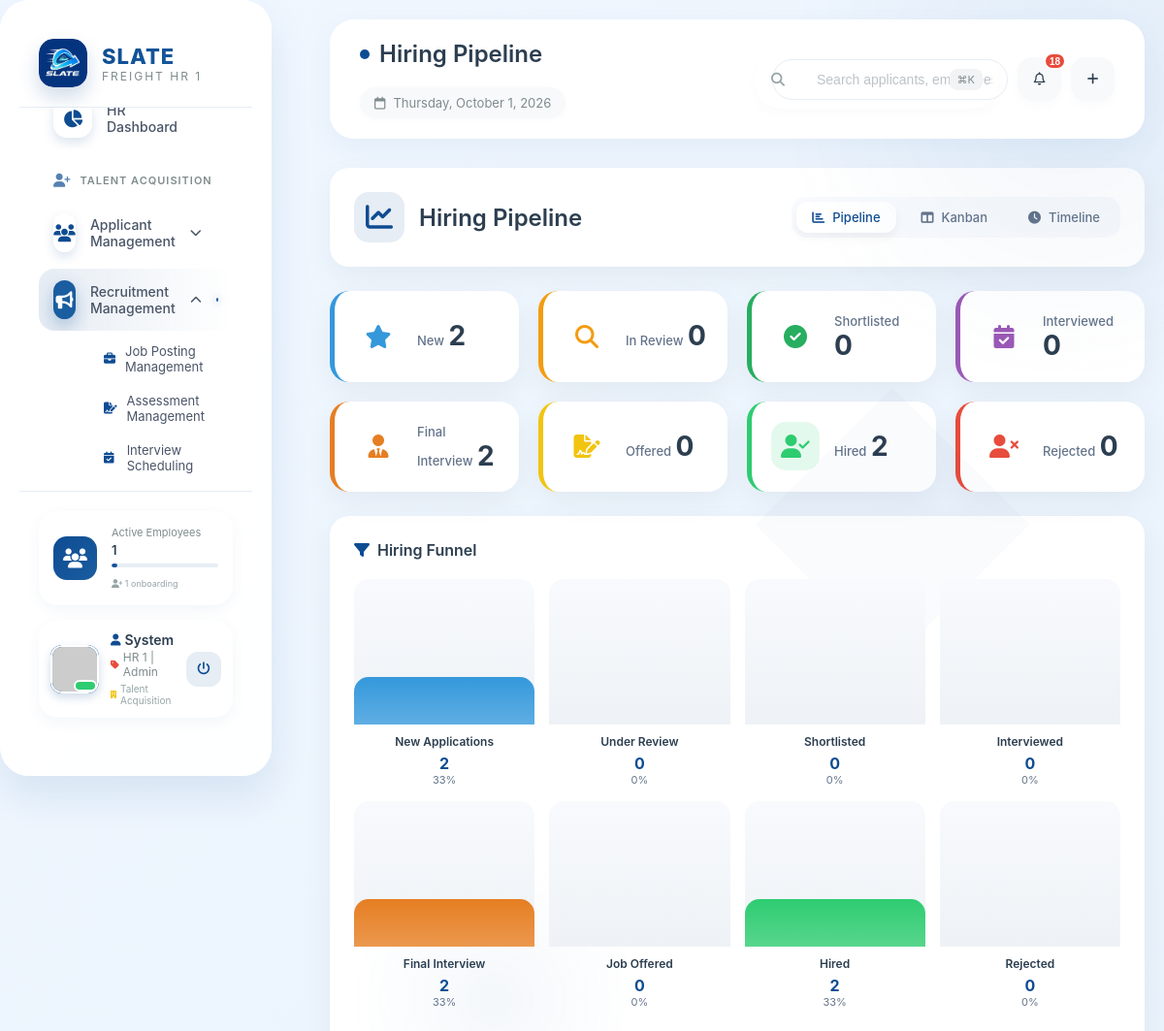
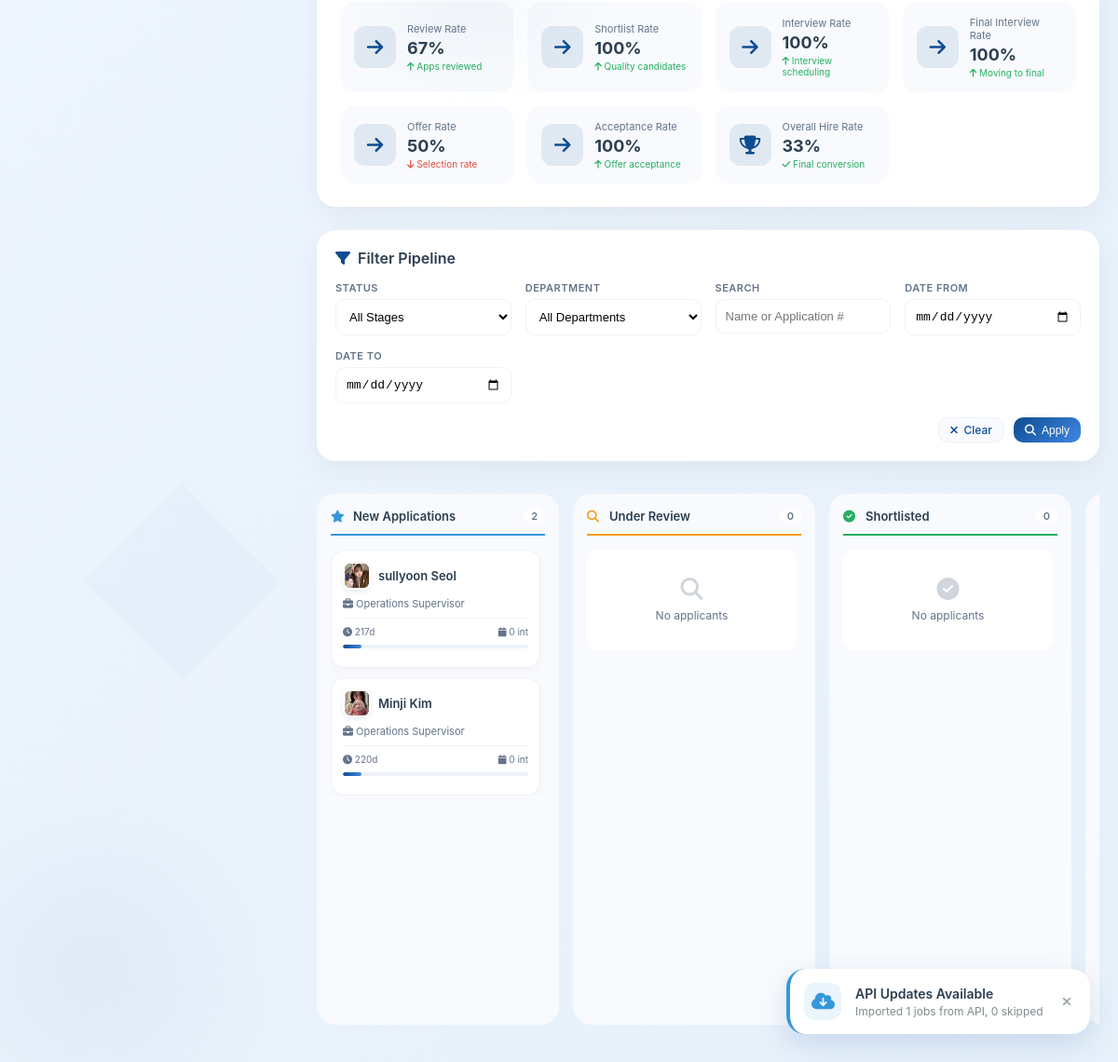
The page /root.php?page=recruitment&subpage=hiring-pipeline (signed in) on the database its author committed (2 pictures, top to bottom).
### tables this page shows
CREATE TABLE `users` (
  `id` int(11) NOT NULL,
  `username` varchar(50) NOT NULL,
  `email` varchar(100) NOT NULL,
  `password` varchar(255) NOT NULL,
  `full_name` varchar(100) NOT NULL,
  `company_name` varchar(100) DEFAULT NULL,
  `role` enum('admin','dispatcher','driver','customer','manager') DEFAULT 'customer',
  `phone` varchar(20) DEFAULT NULL,
  `profile_picture` varchar(255) DEFAULT NULL,
  `created_at` timestamp NOT NULL DEFAULT current_timestamp(),
  `updated_at` timestamp NOT NULL DEFAULT current_timestamp() ON UPDATE current_timestamp()
);

CREATE TABLE `activity_log` (
  `id` int(11) NOT NULL,
  `user_id` int(11) DEFAULT NULL,
  `action` varchar(100) NOT NULL,
  `description` text DEFAULT NULL,
  `ip_address` varchar(45) DEFAULT NULL,
  `user_agent` text DEFAULT NULL,
  `created_at` timestamp NOT NULL DEFAULT current_timestamp()
);

CREATE TABLE `job_applications` (
  `id` int(11) NOT NULL,
  `application_number` varchar(50) NOT NULL,
  `job_posting_id` int(11) NOT NULL,
  `job_posting_link_id` int(11) DEFAULT NULL,
  `first_name` varchar(100) NOT NULL,
  `last_name` varchar(100) NOT NULL,
  `email` varchar(100) NOT NULL,
  `phone` varchar(20) DEFAULT NULL,
  `birth_date` date DEFAULT NULL,
  `gender` enum('male','female','other') DEFAULT 'other',
  `address` text DEFAULT NULL,
  `city` varchar(100) DEFAULT NULL,
  `province` varchar(100) DEFAULT NULL,
  `postal_code` varchar(20) DEFAULT NULL,
  `elementary_school` varchar(255) DEFAULT NULL,
  `elementary_year` varchar(50) DEFAULT NULL,
  `high_school` varchar(255) DEFAULT NULL,
  `high_school_year` varchar(50) DEFAULT NULL,
  `senior_high` varchar(255) DEFAULT NULL,
  `senior_high_strand` varchar(100) DEFAULT NULL,
  `senior_high_year` varchar(50) DEFAULT NULL,
  `college` varchar(255) DEFAULT NULL,
  `college_course` varchar(255) DEFAULT NULL,
  `college_year` varchar(50) DEFAULT NULL,
  `vocational` varchar(255) DEFAULT NULL,
  `vocational_course` varchar(255) DEFAULT NULL,
  `vocational_year` varchar(50) DEFAULT NULL,
  `work_experience` longtext DEFAULT NULL CHECK (json_valid(`work_experience`)),
  `skills` text DEFAULT NULL,
  `certifications` text DEFAULT NULL,
  `references_info` longtext DEFAULT NULL CHECK (json_valid(`references_info`)),
  `resume_path` varchar(255) DEFAULT NULL,
  `cover_letter_path` varchar(255) DEFAULT NULL,
  `documents_verified` tinyint(1) DEFAULT 0,
  `photo_path` varchar(255) DEFAULT NULL,
  `status` enum('new','in_review','shortlisted','interviewed','offered','hired','rejected') DEFAULT 'new',
  `final_status` enum('pending','hired','rejected','final_interview') DEFAULT 'pending',
  `final_interview_score` decimal(5,2) DEFAULT NULL,
  `overall_ranking` int(11) DEFAULT NULL,
  `selected_by` int(11) DEFAULT NULL,
  `selection_date` datetime DEFAULT NULL,
  `approval_remarks` text DEFAULT NULL,
  `approved_salary` decimal(10,2) DEFAULT NULL,
  `proposed_start_date` date DEFAULT NULL,
  `hired_date` datetime DEFAULT NULL,
  `notes` text DEFAULT NULL,
  `ip_address` varchar(45) DEFAULT NULL,
  `user_agent` text DEFAULT NULL,
  `source` varchar(100) DEFAULT NULL,
  `created_at` timestamp NOT NULL DEFAULT current_timestamp(),
  `applied_at` timestamp NOT NULL DEFAULT current_timestamp(),
  `updated_at` timestamp NOT NULL DEFAULT current_timestamp() ON UPDATE current_timestamp()
);

CREATE TABLE `job_postings` (
  `id` int(11) NOT NULL,
  `job_code` varchar(50) NOT NULL,
  `api_position_id` varchar(50) DEFAULT NULL,
  `api_synced` tinyint(1) DEFAULT 0,
  `last_api_sync` timestamp NULL DEFAULT NULL,
  `title` varchar(255) NOT NULL,
  `department` enum('driver','warehouse','logistics','admin','management') NOT NULL,
  `employment_type` enum('full_time','part_time','contract','probationary') DEFAULT 'full_time',
  `experience_required` varchar(100) DEFAULT NULL,
  `education_required` varchar(100) DEFAULT NULL,
  `license_required` varchar(255) DEFAULT NULL,
  `description` text DEFAULT NULL,
  `requirements` text DEFAULT NULL,
  `responsibilities` text DEFAULT NULL,
  `salary_min` decimal(10,2) DEFAULT NULL,
  `salary_max` decimal(10,2) DEFAULT NULL,
  `location` varchar(255) DEFAULT NULL,
  `application_link` varchar(255) DEFAULT NULL,
  `link_expiration` datetime DEFAULT NULL,
  `link_code` varchar(100) DEFAULT NULL,
  `slots_available` int(11) DEFAULT 1,
  `slots_filled` int(11) DEFAULT 0,
  `slots_filled_auto` int(11) DEFAULT 0,
  `status` enum('draft','published','closed','cancelled') DEFAULT 'draft',
  `published_date` date DEFAULT NULL,
  `closing_date` date DEFAULT NULL,
  `created_by` int(11) DEFAULT NULL,
  `created_at` timestamp NOT NULL DEFAULT current_timestamp(),
  `updated_at` timestamp NOT NULL DEFAULT current_timestamp() ON UPDATE current_timestamp()
);

### modules/recruitment/hiring-pipeline.php (the view, shortened to what the rows shown need)
<?php
$page_title = "Hiring Pipeline";
$view_mode = isset($_GET['view']) ? $_GET['view'] : 'pipeline';
function getApplicantPhoto($applicant) {
    if (!empty($applicant['photo_path']) && file_exists($applicant['photo_path'])) {
        return htmlspecialchars($applicant['photo_path']);
    }
    return null;
}
$query = "
    SELECT
        ja.*,
        jp.id as job_posting_id,
        jp.title as job_title,
        jp.job_code,
        jp.department,
        se.screening_score,
        se.qualification_match,
        se.screening_result,
        (SELECT COUNT(*) FROM interviews WHERE applicant_id = ja.id) as interview_count,
        (SELECT COUNT(*) FROM final_interviews WHERE applicant_id = ja.id) as final_interview_count,
        (SELECT MAX(interview_date) FROM interviews WHERE applicant_id = ja.id) as last_interview_date,
        (SELECT MAX(interview_date) FROM final_interviews WHERE applicant_id = ja.id) as last_final_interview_date,
        (SELECT COUNT(*) FROM applicant_documents WHERE applicant_id = ja.id) as document_count,
        (SELECT COUNT(*) FROM applicant_documents WHERE applicant_id = ja.id AND verified = 1) as verified_docs,
        DATEDIFF(CURDATE(), DATE(ja.applied_at)) as days_since_applied,
        CASE
            WHEN ja.status = 'new' THEN 1
            WHEN ja.status = 'in_review' THEN 2
            WHEN ja.status = 'shortlisted' THEN 3
            WHEN ja.status = 'interviewed' THEN 4
            WHEN ja.final_status = 'final_interview' THEN 5
            WHEN ja.status = 'offered' THEN 6
            WHEN ja.status = 'hired' THEN 7
            WHEN ja.status = 'rejected' THEN 8
            ELSE 9
        END as status_order,
        CASE
            WHEN ja.final_status = 'final_interview' THEN 'final_interview'
            ELSE ja.status
        END as pipeline_status
    FROM job_applications ja
    LEFT JOIN job_postings jp ON ja.job_posting_id = jp.id
    LEFT JOIN screening_evaluations se ON ja.id = se.applicant_id
    WHERE 1=1
";
$params = [];
$query .= " ORDER BY status_order, ja.applied_at DESC";
$stmt = $pdo->prepare($query);
$stmt->execute($params);
$applicants = $stmt->fetchAll();
$pipeline_config = [
    'new' => [
        'label' => 'New Applications',
        'icon' => 'fas fa-star',
        'color' => '#3498db',
        'bg' => '#3498db20',
        'text' => '#3498db',
        'progress' => 10,
        'description' => 'Fresh applications waiting for review'
    ],
    'in_review' => [
        'label' => 'Under Review',
        'icon' => 'fas fa-search',
        'color' => '#f39c12',
        'bg' => '#f39c1220',
        'text' => '#f39c12',
        'progress' => 25,
        'description' => 'Applications being screened'
    ],
    'shortlisted' => [
        'label' => 'Shortlisted',
        'icon' => 'fas fa-check-circle',
        'color' => '#27ae60',
        'bg' => '#27ae6020',
        'text' => '#27ae60',
        'progress' => 40,
        'description' => 'Candidates selected for interview'
    ],
    'interviewed' => [
        'label' => 'Interviewed',
        'icon' => 'fas fa-calendar-check',
        'color' => '#9b59b6',
        'bg' => '#9b59b620',
        'text' => '#9b59b6',
        'progress' => 55,
        'description' => 'Initial/Technical interviews completed'
    ],
    'final_interview' => [
        'label' => 'Final Interview',
        'icon' => 'fas fa-user-tie',
        'color' => '#e67e22',
        'bg' => '#e67e2220',
        'text' => '#e67e22',
        'progress' => 70,
        'description' => 'Candidates in final interview stage'
    ],
    'offered' => [
        'label' => 'Job Offered',
        'icon' => 'fas fa-file-signature',
        'color' => '#f1c40f',
        'bg' => '#f1c40f20',
        'text' => '#f1c40f',
        'progress' => 85,
        'description' => 'Job offers sent, awaiting response'
    ],
    'hired' => [
        'label' => 'Hired',
        'icon' => 'fas fa-user-check',
        'color' => '#2ecc71',
        'bg' => '#2ecc7120',
        'text' => '#2ecc71',
        'progress' => 100,
        'description' => 'Successfully hired'
    ],
    'rejected' => [
        'label' => 'Rejected',
        'icon' => 'fas fa-user-times',
        'color' => '#e74c3c',
        'bg' => '#e74c3c20',
        'text' => '#e74c3c',
        'progress' => 0,
        'description' => 'Applications not moving forward'
    ]
];
?>
<div class="page-header-unique">
    <div class="page-title">
        <h1><?php echo $page_title; ?></h1>
    </div>
</div>
<?php if ($view_mode == 'pipeline'): ?>
    <div class="pipeline-container">
        <?php
        $pipeline_stages = ['new', 'in_review', 'shortlisted', 'interviewed', 'final_interview', 'offered', 'hired', 'rejected'];
        foreach ($pipeline_stages as $stage_key):
            $stage_config = $pipeline_config[$stage_key];
            $stage_applicants = array_filter($applicants, function($app) use ($stage_key) {
                if ($stage_key == 'final_interview') {
                    return $app['final_status'] == 'final_interview';
                }
                return $app['status'] == $stage_key;
            });
        ?>
        <div class="pipeline-column">
            <div class="pipeline-header <?php echo $stage_key; ?>">
                <div class="pipeline-title">
                    <i class="<?php echo $stage_config['icon']; ?>" style="color: <?php echo $stage_config['color']; ?>"></i>
                    <span><?php echo $stage_config['label']; ?></span>
                </div>
                <div class="pipeline-count"><?php echo count($stage_applicants); ?></div>
            </div>
            <div class="pipeline-cards">
                <?php foreach ($stage_applicants as $app):
                    $photoPath = getApplicantPhoto($app);
                    $firstName = $app['first_name'] ?? '';
                    $lastName = $app['last_name'] ?? '';
                    $fullName = trim($firstName . ' ' . $lastName) ?: 'Unnamed';
                    $initials = strtoupper(substr($firstName, 0, 1) . substr($lastName, 0, 1)) ?: '?';
                ?>
                <div class="pipeline-card" onclick="window.location.href='?page=recruitment&subpage=applicant-profiles&id=<?php echo $app['id']; ?>'">
                    <div class="card-header">
                        <?php if ($photoPath): ?>
                            <img src="<?php echo $photoPath; ?>"
                                 alt="<?php echo htmlspecialchars($fullName); ?>"
                                 class="card-avatar"
                                 onerror="this.style.display='none'; this.nextElementSibling.style.display='flex';"
                                 loading="lazy">
                        <?php else: ?>
                            <div class="photo-fallback-card">
                                <?php echo $initials; ?>
                            </div>
                        <?php endif; ?>
                        <div class="card-name"><?php echo htmlspecialchars($fullName); ?></div>
                    </div>
                    <div class="card-position">
                        <i class="fas fa-briefcase"></i> <?php echo htmlspecialchars($app['job_title'] ?? $app['position_applied'] ?? 'General Application'); ?>
                    </div>
                    <div class="card-meta">
                        <span><i class="fas fa-clock"></i> <?php echo $app['days_since_applied']; ?>d</span>
                        <span><i class="fas fa-calendar"></i> <?php echo $app['interview_count'] + $app['final_interview_count']; ?> int</span>
                    </div>
                    <div class="progress-container">
                        <div class="progress-bar" style="width: <?php echo $stage_config['progress']; ?>%"></div>
                    </div>
                </div>
                <?php endforeach; ?>
            </div>
        </div>
        <?php endforeach; ?>
    </div>
<?php endif; ?>

### includes/sidebar.php (shortened to what the rows shown need)
<?php
require_once 'includes/notification_functions.php';
$collapsed       = isset($_COOKIE['sidebar']) && $_COOKIE['sidebar'] == 'collapsed';
$user       = getUserInfo($pdo, $_SESSION['user_id']);
$role       = $user['role'];
$full_name  = $user['full_name'] ?? 'User';
$first_name = explode(' ', $full_name)[0];
$role_display = ucfirst($role);
?>
<aside class="unique-sidebar <?php echo $collapsed ? 'collapsed' : ''; ?>">
    <div class="sidebar-content">
        <div class="sidebar-footer">
            <div class="couple-profile-widget">
                <?php if (!$collapsed): ?>
                <div class="couple-info">
                    <div class="couple-names">
                        <span class="your-name"><i class="fas fa-user"></i> <?php echo htmlspecialchars($first_name); ?></span>
                        <span class="partner-name"><i class="fas fa-tag" style="color: #e74c3c;"></i> HR 1 | <?php echo $role_display; ?></span>
                    </div>
                    <span class="couple-role"><i class="fas fa-building" style="color: #f1c40f;"></i> Talent Acquisition</span>
                </div>
                <?php endif; ?>
            </div>
        </div>
    </div>
</aside>

### includes/header.php (shortened to what the rows shown need)
<?php
require_once 'includes/notification_functions.php';
$current_page = isset($_GET['page']) ? $_GET['page'] : 'dashboard';
$current_subpage = isset($_GET['subpage']) ? $_GET['subpage'] : '';
$page_title = ucfirst(str_replace('-', ' ', $current_subpage ?: $current_page));
$recent_imports = getRecentAPIImports($pdo, 3);
?>
<!DOCTYPE html>
<html lang="en">
<head>
    <link rel="stylesheet" href="https://cdnjs.cloudflare.com/ajax/libs/font-awesome/6.4.0/css/all.min.css">
</head>
<body>
<header class="unique-header">
    <div class="header-left">
        <div class="page-indicator">
            <h2>
                <?php
                if ($current_subpage) {
                    echo ucfirst(str_replace('-', ' ', $current_subpage));
                } else {
                    echo $page_title;
                }
                ?>
            </h2>
        </div>
    </div>
</header>
<?php if (!empty($recent_imports)): ?>
<div class="api-alert" id="apiAlert">
    <div class="api-alert-icon">
        <i class="fas fa-cloud-download-alt"></i>
    </div>
    <div class="api-alert-content">
        <div class="api-alert-title">API Updates Available</div>
        <div class="api-alert-text">
            <?php
            $latest = $recent_imports[0];
            echo htmlspecialchars($latest['description']);
            ?>
        </div>
    </div>
    <button class="api-alert-close" onclick="document.getElementById('apiAlert').remove()">
        <i class="fas fa-times"></i>
    </button>
</div>
<?php endif; ?>

### rows shown on the page
users: full_name "System", role "Admin"
activity_log: description "Imported 1 jobs from API, 0 skipped"
job_applications: photo_path (picture), fullName "sullyoon Seol", job_posting.title "Operations Supervisor", days_since_applied "217", final_interview_count "0", $stage_config['progress'] 10 (drawn)
job_applications: photo_path (picture), fullName "Minji Kim", job_posting.title "Operations Supervisor", days_since_applied "220", final_interview_count "0", $stage_config['progress'] 10 (drawn)

### other values the page prints
$hr_stats['active_employees'] "1"
$hr_stats['onboarding_count'] "1"
str_replace('-', ' ', $current_subpage) "Hiring Pipeline"
$unread_count "18"
$page_title "Hiring Pipeline"
$stats['new'] "2"
$stats['in_review'] "0"
$stats['shortlisted'] "0"
$stats['interviewed'] "0"
$stats['final_interview'] "2"
$stats['offered'] "0"
$stats['hired'] "2"
$stats['rejected'] "0"
$pipeline_config[$stage]['label'] "New Applications"
$count "2"
